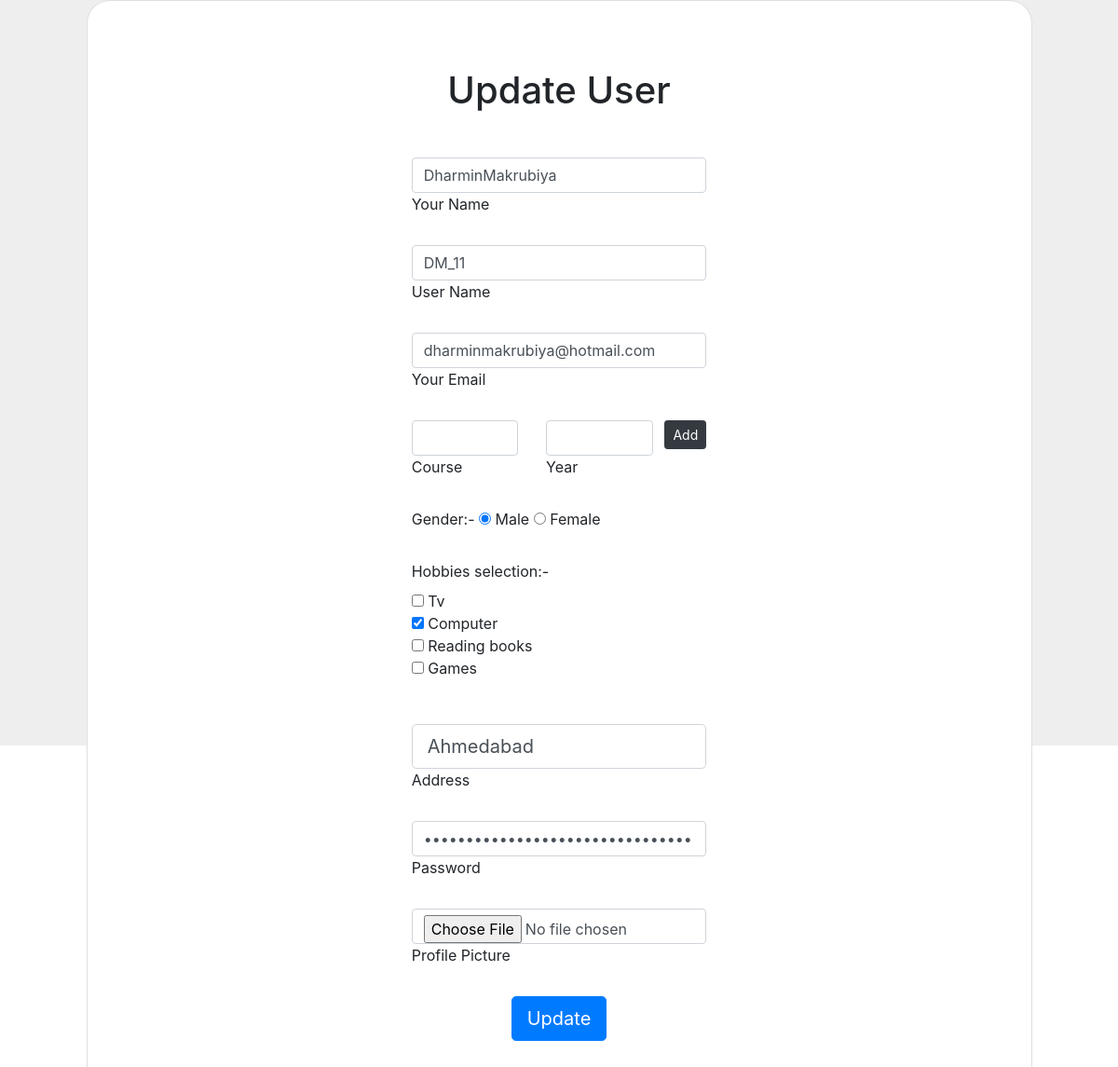
Page /Registration/update.php?id=9 on the committed database.
### tables this page shows
CREATE TABLE `users` (
  `id` int(11) NOT NULL,
  `name` varchar(255) NOT NULL,
  `user_name` varchar(255) NOT NULL,
  `email` varchar(255) NOT NULL,
  `gender` varchar(255) NOT NULL,
  `hobbies` varchar(255) NOT NULL,
  `address` varchar(255) NOT NULL,
  `email_verification_link` longtext NOT NULL,
  `password` longtext NOT NULL,
  `email_verified_at` timestamp NOT NULL DEFAULT current_timestamp() ON UPDATE current_timestamp()
);

### Registration/update.php (the view, shortened to what this page needs)
<!DOCTYPE html>
<html lang="en">
<head>
    <link rel="stylesheet" href="https://cdn.jsdelivr.net/npm/bootstrap@4.4.1/dist/css/bootstrap.min.css"
>
    <?php
        include "db.php";
        if (isset($_GET['id'])) {
            $user_id = $_GET['id'];
            $sql = "SELECT * FROM `users` WHERE `id`='$user_id'";
            $result = $conn->query($sql);
            if ($result->num_rows > 0) {
                while ($row = $result->fetch_assoc()) {
                    $firstname = $row['name'] ;
                    $username  = $row['user_name'];
                    $email = $row['email'];
                    $student_course_array_data = $row['course'];
                    $student_course_year_array_data = $row['year'];
                    $address =  $row['address'];
                    $password = md5($row['password']);
                }
            ?>
    <section class="vh-100" style="background-color: #eee;">
        <div class="container h-100">
            <div class="row d-flex justify-content-center align-items-center h-100">
                <div class="col-lg-12 col-xl-11">
                    <div class="card text-black" style="border-radius: 25px;">
                        <div class="card-body p-md-5">
                            <div class="row justify-content-center">
                                <div class="col-md-10 col-lg-6 col-xl-5 order-2 order-lg-1">
                                    <p class="text-center h1 fw-bold mb-5 mx-1 mx-md-4 mt-4">Update User</p>
                                    <form class="mx-1 mx-md-4" enctype="multipart/form-data" method="POST">
                                        <div class="d-flex flex-row align-items-center mb-4">
                                            <div class="form-outline flex-fill mb-0">
                                                <input type="text" id="name_id" name="name" class="form-control"
                                                    value="<?php echo $firstname; ?>" />
                                                <label class="form-label" for="form3Example1c">Your Name</label>
                                            </div>
                                        </div>
                                        <div class="d-flex flex-row align-items-center mb-4">
                                            <div class="form-outline flex-fill mb-0">
                                                <input type="text" id="user_name_id" name="user_name"
                                                    class="form-control" value="<?php echo $username; ?>" />
                                                <label class="form-label" for="form3Example1c">User Name</label>
                                            </div>
                                        </div>
                                        <div class="d-flex flex-row align-items-center mb-4">
                                            <div class="form-outline flex-fill mb-0">
                                                <input type="email" id="user_email_id" name="email" class="form-control"
                                                    value="<?php echo $email; ?>" />
                                                <label class="form-label" for="form3Example3c">Your Email</label>
                                            </div>
                                        </div>
                                        <div class="row ">
                                            <div class="col-md-5 mb-4">
                                                <div class="form-outline">
                                                    <input type="text" name="course"
                                                        value="<?php echo $student_course_array_data; ?>"
                                                        id="course_field_id" class="form-control" />
                                                    <label class="form-label" for="form3Example3c">Course</label>
                                                </div>
                                            </div>
                                            <div class="col-md-5 mb-4">
                                                <input type="text" name="year"
                                                    value="<?php echo $student_course_year_array_data; ?>"
                                                    class="form-control">
                                                <label class="form-label" for="form3Example3c">Year</label>
                                            </div>
                                            <div class="col-md-2">
                                                <button id="rowAdder" onclick="IsEmpty();" name="add_course"
                                                    type="button" class="btn btn-dark btn-sm float-right">
                                                     Add
                                                </button>
                                            </div>
                                        </div>
                                        <div class="d-flex flex-row align-items-center mb-4">
                                            <div class="form-outline flex-fill mb-0">
                                                <label class="form-label" for="form3Example3c">Gender:-</label>
                                                <input type="radio" name="gender" id="genderM" checked> Male
                                                <input type="radio" name="gender" id="genderF"> Female
                                            </div>
                                        </div>
                                        <div class="d-flex flex-row align-items-center mb-4">
                                            <div class="form-outline flex-fill mb-0">
                                                <label class="form-label" for="form3Example3c">Hobbies
                                                    selection:-</label><br>
                                                <input type="checkbox" name="hobbies[]" id="hobbie_tv" value="tv"
                                                    <?php $check = isset($_POST['hobbies']) ? "checked" : "unchecked"; echo $check?> />
                                                Tv
                                                <br />
                                                <input type="checkbox" checked name="hobbies[]" id="hobbie_pc" value="pc"
                                                    <?php $check = isset($_POST['hobbies']) ? "checked" : "unchecked"; echo $check?> />
                                                Computer
                                                <br />
                                                <input type="checkbox" name="hobbies[]" id="hobbie_book" value="book"
                                                    <?php $check = isset($_POST['hobbies']) ? "checked" : "unchecked"; echo $check?> />
                                                Reading books
                                                <br />
                                                <input type="checkbox" name="hobbies[]" id="hobbie_games" value="games"
                                                    <?php $check = isset($_POST['hobbies']) ? "checked" : "unchecked"; echo $check?> />
                                                Games
                                                <br /><br />
                                            </div>
                                        </div>
                                        <div class="d-flex flex-row align-items-center mb-4">
                                            <div class="form-outline flex-fill mb-0">
                                                <input type="text" name="address" id="address_id"
                                                    value="<?php echo $address; ?>" rows="5" cols="40"
                                                    class="form-control form-control-lg"></input>
                                                <label class="form-label" for="form3Example99">Address</label>
                                            </div>
                                        </div>
                                        <div class="d-flex flex-row align-items-center mb-4">
                                            <div class="form-outline flex-fill mb-0">
                                                <input type="password" id="password_id" name="password"
                                                    class="form-control" value="<?php echo $password; ?>" />
                                                <label class="form-label" for="form3Example4c">Password</label>
                                            </div>
                                        </div>
                                        <div class="d-flex flex-row align-items-center mb-4">
                                            <div class="form-outline flex-fill mb-0">
                                                <input type="File" id="form3Example1c" name="file"
                                                    class="form-control" />
                                                <label class="form-label" for="form3Example1c">Profile Picture</label>
                                            </div>
                                        </div>
                                        <div class="d-flex justify-content-center mx-4 mb-3 mb-lg-4">
                                            <button type="submit" onclick="myFunction()" name="update"
                                                class="btn btn-primary btn-lg">Update</button>
                                        </div>
                                    </form>
                                </div>
                            </div>
                        </div>
                    </div>
                </div>
            </div>
        </div>
    </section>
</head>
<body>
</body>
</html>
<?php
}
else {
    header('Location:homepage.php');
    }
}
?>

### Registration/update.php (style rules this page uses)
#rowAdder { margin-left: 17px; }

### rows in the picture
users: name "DharminMakrubiya", user_name "DM_11", email "dharminmakrubiya@hotmail.com", address "Ahmedabad"
